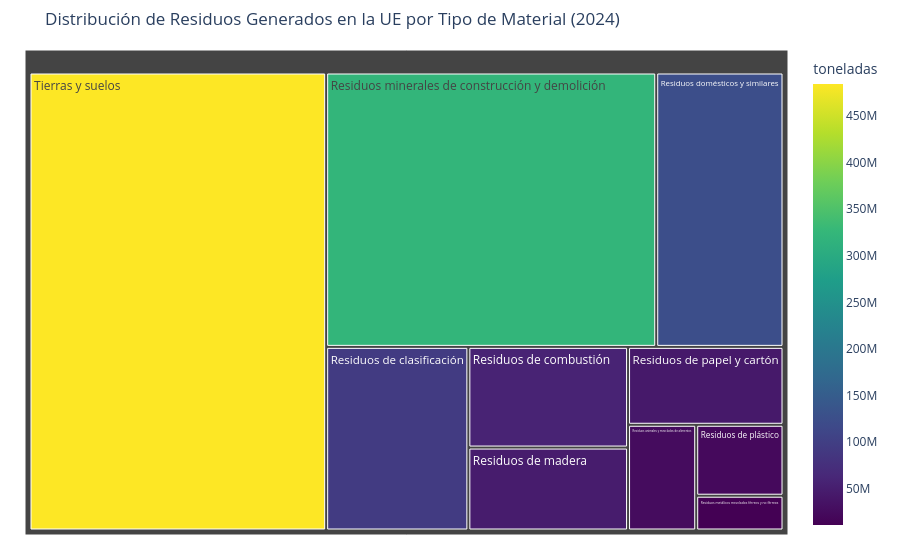

The code cell stored with this chart in its notebook:
### Code cell
fig = px.treemap(
    df_ue_treemap,
    path=[
        "residuo"
    ], 
    values="toneladas",
    hover_data=[
        "kg_per_capita"
    ], 
    title="Distribución de Residuos Generados en la UE por Tipo de Material (2024)",
    color="toneladas", 
    color_continuous_scale="Viridis", 
)

fig.update_layout(margin=dict(t=50, l=25, r=25, b=25))

fig.show()

### Figure 1 — Plotly figure (JSON) as saved in the notebook; plotly's stock layout.template omitted (floating-point values rounded to 4 significant figures)
{"data": [{"branchvalues": "total", "customdata": [["57.0", 25700000], ["127.0", 57340000], ["276.0", 124540000], ["24.0", 10830000], ["717.0", 322960000], ["96.0", 43190000], ["49.0", 22080000], ["1075.0", 484560000], ["207.0", 93120000], ["105.0", 47240000]], "domain": {"x": [0, 1], "y": [0, 1]}, "hovertemplate": "labels=%{label}<br>toneladas_sum=%{value}<br>parent=%{parent}<br>id=%{id}<br>kg_per_capita=%{customdata[0]}<br>toneladas=%{color}<extra></extra>", "ids": ["Residuos animales y mezclados de alimentos", "Residuos de combustión", "Residuos domésticos y similares", "Residuos metálicos mezclados férreos y no férreos", "Residuos minerales de construcción y demolición", "Residuos de papel y cartón", "Residuos de plástico", "Tierras y suelos", "Residuos de clasificación", "Residuos de madera"], "labels": ["Residuos animales y mezclados de alimentos", "Residuos de combustión", "Residuos domésticos y similares", "Residuos metálicos mezclados férreos y no férreos", "Residuos minerales de construcción y demolición", "Residuos de papel y cartón", "Residuos de plástico", "Tierras y suelos", "Residuos de clasificación", "Residuos de madera"], "marker": {"coloraxis": "coloraxis", "colors": [25700000.0, 57340000.0, 124500000.0, 10830000.0, 323000000.0, 43190000.0, 22080000.0, 484600000.0, 93120000.0, 47240000.0]}, "name": "", "parents": ["", "", "", "", "", "", "", "", "", ""], "type": "treemap", "values": [25700000.0, 57340000.0, 124500000.0, 10830000.0, 323000000.0, 43190000.0, 22080000.0, 484600000.0, 93120000.0, 47240000.0]}], "layout": {"coloraxis": {"autocolorscale": false, "colorbar": {"title": {"text": "toneladas"}}, "colorscale": [[0, "#440154"], [0.1111, "#482878"], [0.2222, "#3e4989"], [0.3333, "#31688e"], [0.4444, "#26828e"], [0.5556, "#1f9e89"], [0.6667, "#35b779"], [0.7778, "#6ece58"], [0.8889, "#b5de2b"], [1, "#fde725"]]}, "legend": {"tracegroupgap": 0}, "margin": {"b": 25, "l": 25, "r": 25, "t": 50}, "title": {"text": "Distribución de Residuos Generados en la UE por Tipo de Material (2024)"}}}
